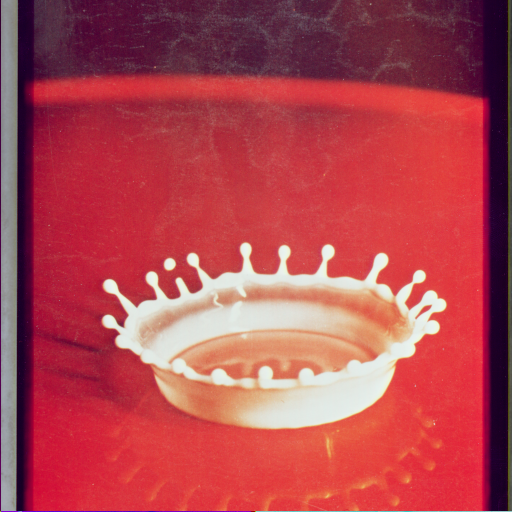
%> input picture Color_Transfer/4.2.01.tiff, 512 x 512 px
$ octave color_trnsfr.m   (GNU Octave 9; MATLAB toolbox functions it lacks are replaced by stand-ins)
%> lines starting %> are read from the running program, lines starting %| are printed output that depends on the picture

% --> oi dyo eikones pou xrhsimopoiithikan, lifthikan apo thn bash eikonwn :
% http://sipi.usc.edu/database/
im1 = im2double(imread('4.2.01.tiff')) ;
im2 = im2double(imread('house.tiff')) ;
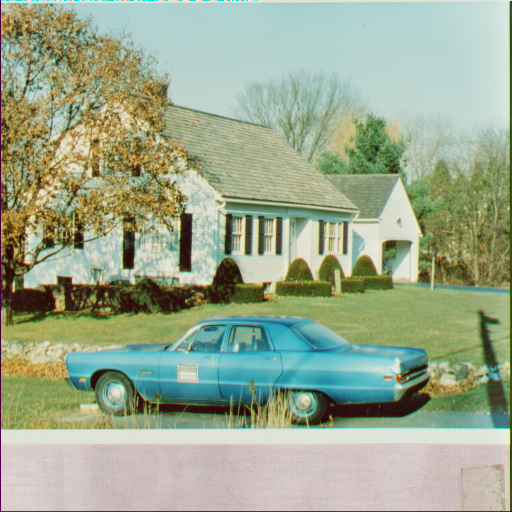
%> input picture Color_Transfer/house.tiff, 512 x 512 px

% anakataskevazw tous pinakes wste kathe stili tou kainouriou na einai o
%pinakas kathe xrwmatos tou paliou me thn mia sthlh tou katw ap thn allh
source_rgb = reshape(im1,[],3);
target_rgb = reshape(im2,[],3);

% o parakatw pinakas dinei to sxhma LMS = RGB_2_LMS*RGB
RGB_2_LMS = [0.3811 0.5783 0.0402; 0.1967 0.7244 0.0782; 0.0241 0.1288 0.8444] ;

source_lms = RGB_2_LMS*source_rgb' ;
target_lms = RGB_2_LMS*target_rgb' ;

% metatrepoume sto logarithmiko xwro gt ta dedomena parousiazoun assymetria
source_lms = log10(source_lms) ;
target_lms = log10(target_lms) ;

% oi parakatw dyo pinakes dinoun to sxhma Lab = Lab1*Lab2*LMS
Lab1 = [1/sqrt(3) 0 0; 0 1/sqrt(6) 0; 0 0 1/sqrt(2)] ;
Lab2 = [1 1 1; 1 1 -2; 1 -1 0] ;

% metatrepoume ston Lab xwro
source_Lab = Lab1*Lab2*source_lms ;
target_Lab = Lab1*Lab2*target_lms ;

% briskw th mesh timh kai thn afairw apo ta stoixeia tou source
source_LabC = source_Lab - repmat( mean( source_Lab, 2), 1, 262144) ;

% briskw ta std twn source kai target kai kanw std_target/std_source
source_std = std( source_Lab', 1) ;
%> source_std = [0.437 0.138 0.0392]
target_std = nanstd( target_Lab', 0) ;
%> target_std = [0.362 0.094 0.0194]

std_ts = target_std./source_std ;
%> std_ts = [0.829 0.683 0.496]

metatropi = zeros( 3, 262144);
for rgb = 1:3
    metatropi( rgb, :) = source_LabC( rgb, :)*std_ts( 1, rgb) + mean(target_Lab(rgb,:), 2);
end

% afou kaname th metatropi pame pisw ston xwro LMS pol/zontas me tous
% parakatw dyo pinakes :
lms1 = [1 1 1; 1 1 -1; 1 -2 0] ;
lms2 = [sqrt(3)/3 0 0; 0 sqrt(6)/6 0; 0 0 sqrt(2)/2] ;

metatropi_lms = lms1*lms2*metatropi ;
%epeidh prin perasame ston logarithmiko xwro kanume t antistrofo
metatropi_lms = 10.^metatropi_lms ;

% kai telos epistrefoume ston RGB xwro
lms2rgb = [4.4679 -3.5873 0.1193; -1.2186 2.3809 -0.1624; 0.0497 -0.2439 1.2045] ;
metatropi_RGB = lms2rgb*metatropi_lms ;

% telos ta 3 dianysmata ta epanaferw sth morfh 3 pinakwn gia thn
% metasxhmatismenh eikona
metatropi_IM = reshape( metatropi_RGB', 512, 512, 3) ;
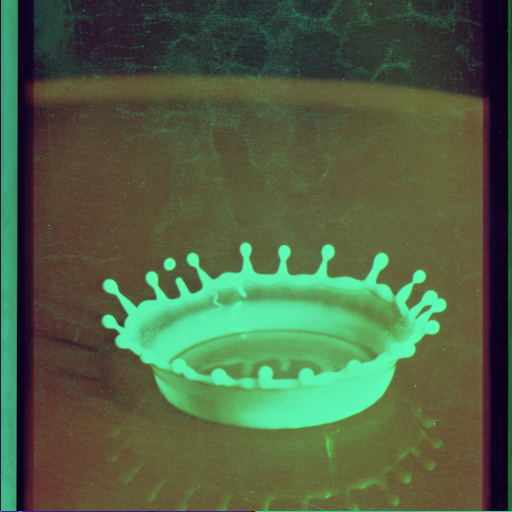
%> metatropi_IM: size 512x512x3 double; mean R, G, B 0.594, 0.722, 0.52; drawn with min black and max white

%mporoume na doume to apotelesma :
figure(1)
imshow('house.tiff')
title('Source Image');

figure(2)
imshow('4.2.01.tiff')
title('Target Image')

figure(3)
imshow(metatropi_IM)
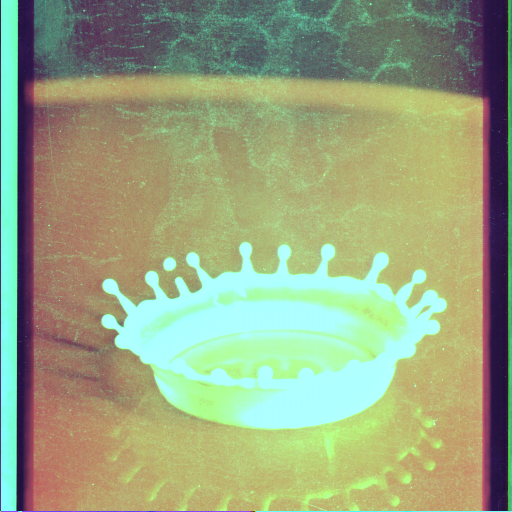
%> displayed picture: size 512x512x3, on the screen's scale of 0 to 255; mean R, G, B 151.4, 164.6, 128.6
title('Produced Image')
